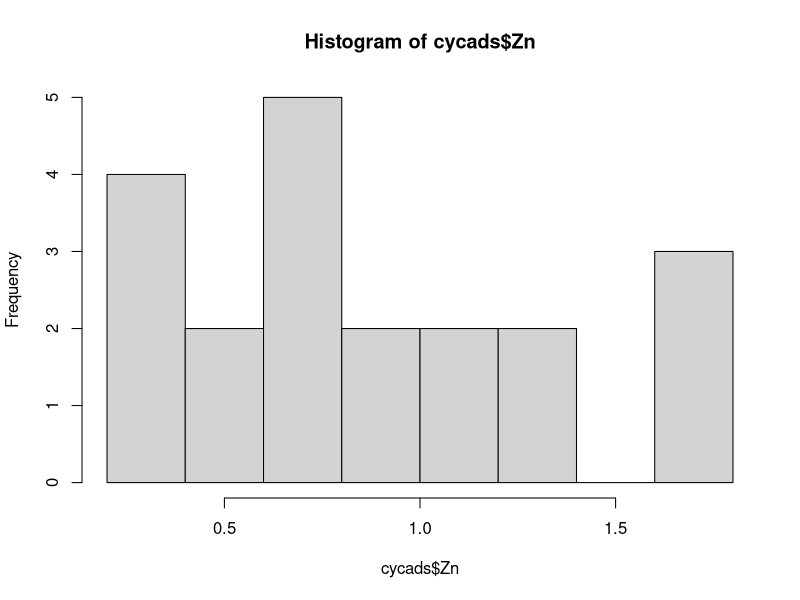
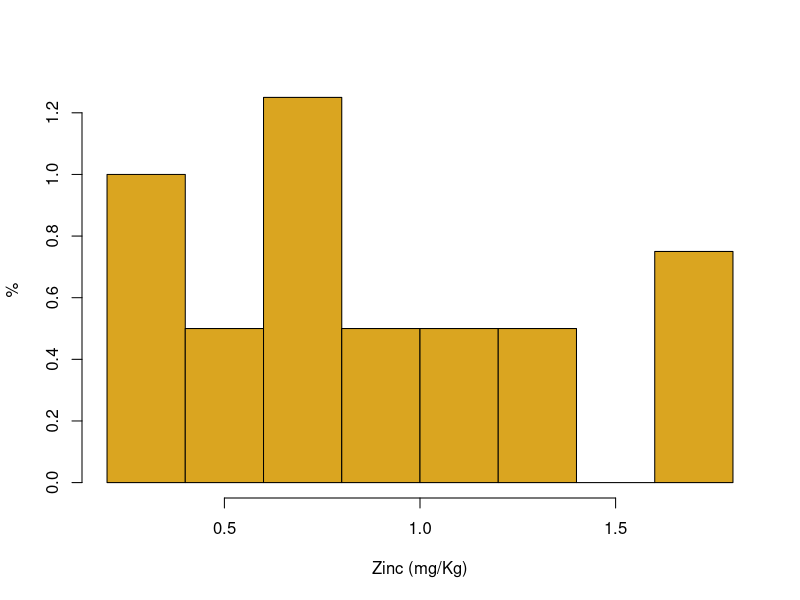
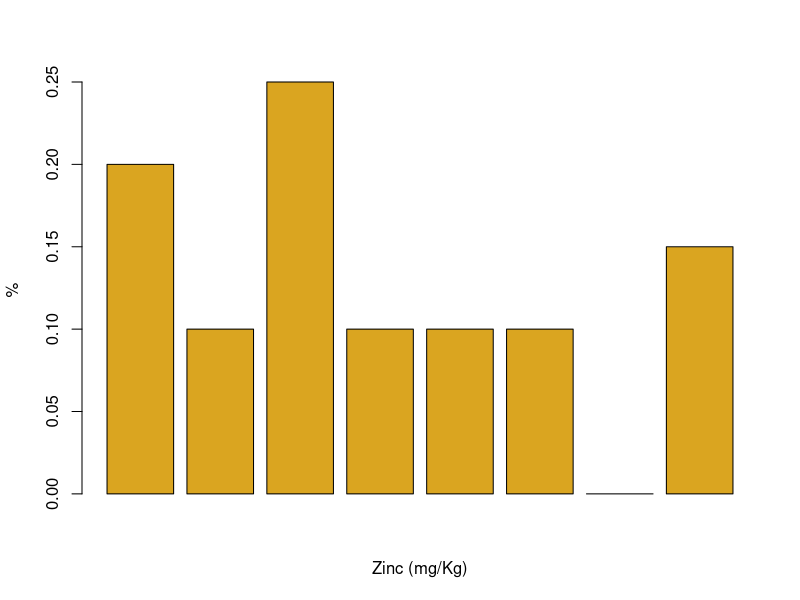
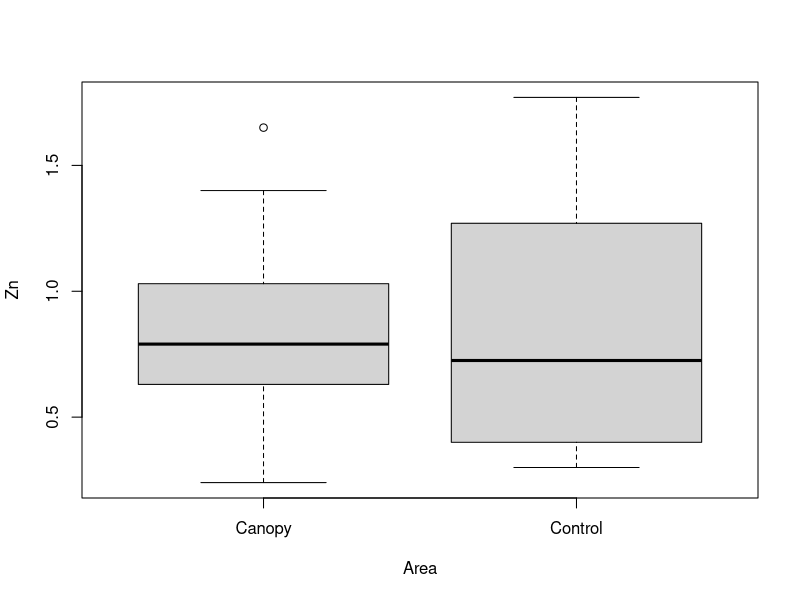
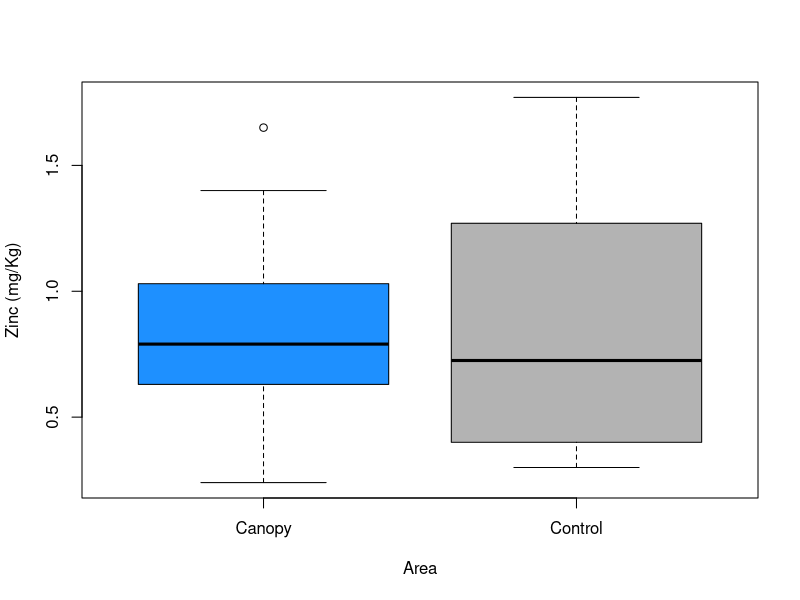

Generate these figures, in order, with R:
## HEADER ####
## Who: Ed H
## What: Mem_data example
## Last edited: 2023-03-28
####


## CONTENTS ####
## 01 Start script
## 02 setwd()
## 03 Read in the data
## 04 Graph 01 hist() Zn
## 05 Graph 02 boxplot() Zn ~ Area

## 01 Start script ####
# install.packages('open.xlsx')

library(openxlsx)

## 02 setwd() ####
# download data file and put in a new folder 
# create the the folder in a "good location"

getwd()

# this is my own folder location - yours will be different!!
# C:\Dropbox\git-hauum-2023\website\files\Mem_data
# setwd(r'(C:\Dropbox\git-hauum-2023\website\files\Mem_data)')

## 03 Read in the data ####
# Read file
cycads <- read.xlsx("BOT A.xlsx")

head(cycads)

## 04 Graph 01 hist() Zn ####

# no effort graph
hist(cycads$Zn)

# better graph
x <- hist(cycads$Zn,
     main = '',
     ylab = '%',
     xlab = 'Zinc (mg/Kg)',
     col = 'goldenrod',
     freq = F)

# graph with %

barplot(x$counts / sum(x$counts),
        main = '',
        ylab = '%',
        xlab = 'Zinc (mg/Kg)',
        col = 'goldenrod')

## 05 Graph 02 boxplot() Zn ~ Area ####

# no effort graph
boxplot(Zn ~ Area, data = cycads)

# better graph
boxplot(Zn ~ Area, data = cycads,
        ylab = 'Zinc (mg/Kg)',
        col = c('dodgerblue', 'gray70'))


        